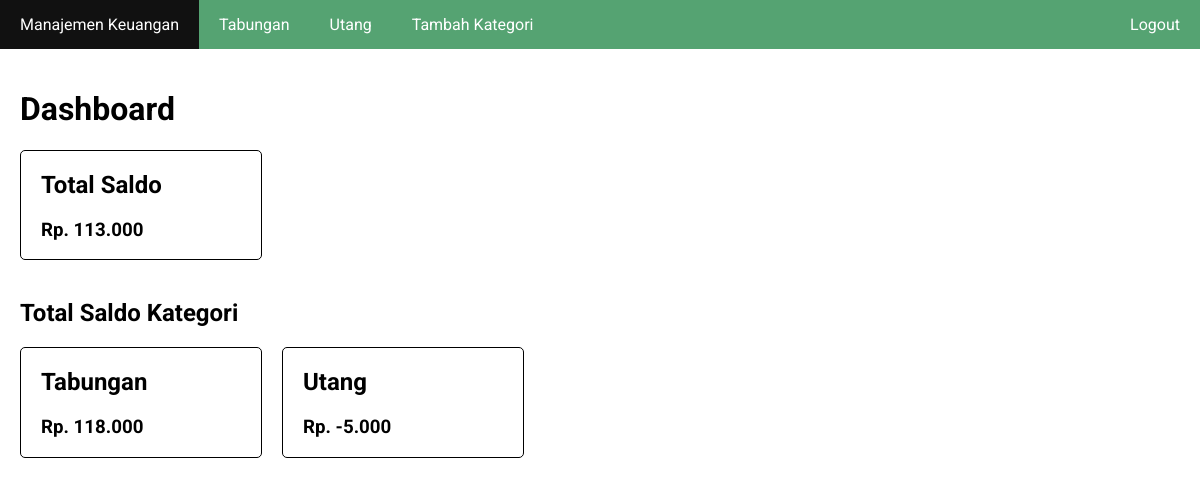
The app's page /index.php (signed in) with its own data.
### tables this page shows
CREATE TABLE `kategori` (
  `id_kategori` int(11) NOT NULL,
  `kategori` varchar(100) NOT NULL,
  `id_user` int(11) NOT NULL
);

### index.php (the view, shortened to what this page needs)
<?php
require_once 'koneksi.php';
$id_user = $_SESSION['id_user'];
$kategori = mysqli_query($koneksi, "SELECT * FROM kategori WHERE id_user = '$id_user'");
$saldo = mysqli_fetch_assoc(mysqli_query($koneksi, "SELECT (
SUM(CASE tipe_transaksi WHEN 'PEMASUKAN' THEN saldo ELSE 0 END) -
SUM(CASE tipe_transaksi WHEN 'PENGELUARAN' THEN saldo ELSE 0 END)
) as saldo
 FROM transaksi WHERE id_user = '$id_user'"));
?>
<!DOCTYPE html>
<html>
<head>
  <?php include_once 'include_head.php'; ?>
</head>
<body>
	<?php include_once 'include_nav.php'; ?>
	<div class="container">
		<h1>Dashboard</h1>
		<div class="card">
  		<h2>Total Saldo</h2>
  		<h3>Rp. <?= str_replace(",", ".", number_format($saldo['saldo'])); ?></h3>
  	</div>
  	<br>
  	<br>
  	<h2>Total Saldo Kategori</h2>
  	<div class="kategori">
  		<?php foreach ($kategori as $dk): ?>
	  		<?php
	  			$id_kategori = $dk['id_kategori'];
					$saldo_kategori = mysqli_fetch_assoc(mysqli_query($koneksi, "SELECT (
					SUM(CASE tipe_transaksi WHEN 'PEMASUKAN' THEN saldo ELSE 0 END) -
					SUM(CASE tipe_transaksi WHEN 'PENGELUARAN' THEN saldo ELSE 0 END)
					) as saldo
					 FROM transaksi WHERE id_kategori = '$id_kategori' AND id_user = '$id_user'"));
	  		 ?>
	  		<div class="card">
	  			<h2><?= $dk['kategori']; ?></h2>
		  		<h3>Rp. <?= str_replace(",", ".", number_format($saldo_kategori['saldo'])); ?></h3>
	  		</div>
	  	<?php endforeach ?>
  	</div>
	</div>
</body>
</html>

### include_nav.php
<nav>
  <ul>
    <li><a href="index.php">Manajemen Keuangan</a></li>
    <?php foreach ($kategori as $dk): ?>
    	<li><a href="kategori.php?id_kategori=<?= $dk['id_kategori']; ?>"><?= $dk['kategori']; ?></a></li>
    <?php endforeach ?>
    <li><a href="tambah_kategori.php">Tambah Kategori</a></li>
    <li class="right"><a href="logout.php">Logout</a></li>
  </ul>
</nav>

### style.css (style rules this page uses)
body { font-family: 'Roboto', sans-serif; padding: 0; margin: 0; }
nav { background-color: #55A372; overflow: hidden; }
nav ul { margin: 0; padding: 0; list-style: none; }
nav li { float: left; }
nav li a { display: block; color: white; text-align: center; padding: 15px 20px; text-decoration: none; }
nav li.right { float: right; }
.container { max-width: 1200px; margin: 0 auto; padding: 20px; }
.kategori { display: flex; justify-content: flex-start; gap: 20px; }
.card { border: 1px solid black; width: 200px; padding: 0 20px; border-radius: 5px; display: inline-block; }

### records on screen
kategori: kategori "Tabungan", saldo "118.000"
kategori: kategori "Utang", saldo "-5.000"

### other values on screen
str_replace(",", ".", number_format($saldo['saldo'])) "113.000"
